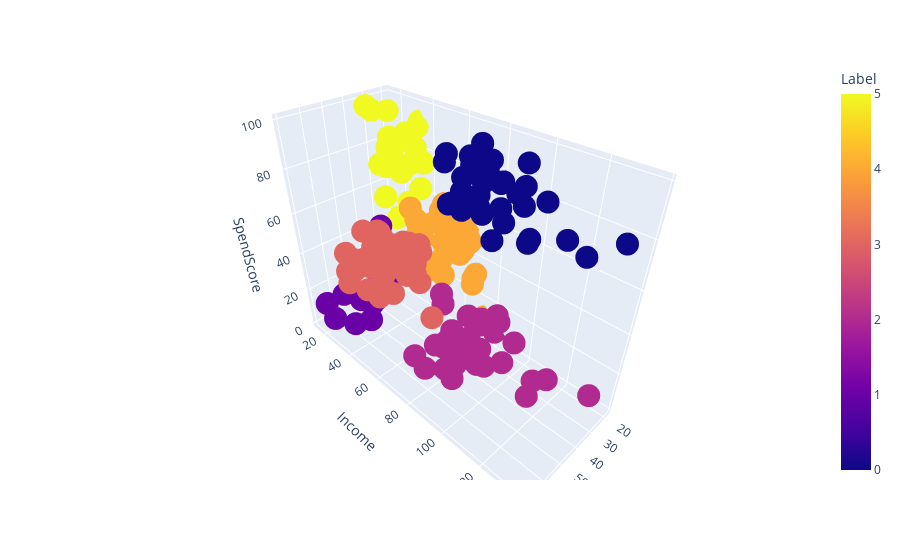

Here is the notebook cell this chart was saved with:
### Code cell
import plotly.express as px
fig = px.scatter_3d(data_frame=X, x="Age", y="Income", z="SpendScore", color="Label")
fig.show()

### Figure 1 — Plotly figure (JSON) as saved in the notebook; plotly's stock layout.template omitted (floating-point values rounded to 4 significant figures; data arrays with more than 128 entries replaced by an {"elided": "..."} marker saying what was removed)
{"data": [{"hovertemplate": "Age=%{x}<br>Income=%{y}<br>SpendScore=%{z}<br>Label=%{marker.color}<extra></extra>", "legendgroup": "", "marker": {"color": {"elided": "200 int values"}, "coloraxis": "coloraxis", "symbol": "circle"}, "mode": "markers", "name": "", "scene": "scene", "showlegend": false, "type": "scatter3d", "x": {"elided": "200 int values"}, "y": {"elided": "200 int values"}, "z": {"elided": "200 int values"}}], "layout": {"coloraxis": {"colorbar": {"title": {"text": "Label"}}, "colorscale": [[0, "#0d0887"], [0.1111, "#46039f"], [0.2222, "#7201a8"], [0.3333, "#9c179e"], [0.4444, "#bd3786"], [0.5556, "#d8576b"], [0.6667, "#ed7953"], [0.7778, "#fb9f3a"], [0.8889, "#fdca26"], [1, "#f0f921"]]}, "legend": {"tracegroupgap": 0}, "margin": {"t": 60}, "scene": {"domain": {"x": [0, 1], "y": [0, 1]}, "xaxis": {"title": {"text": "Age"}}, "yaxis": {"title": {"text": "Income"}}, "zaxis": {"title": {"text": "SpendScore"}}}}}
